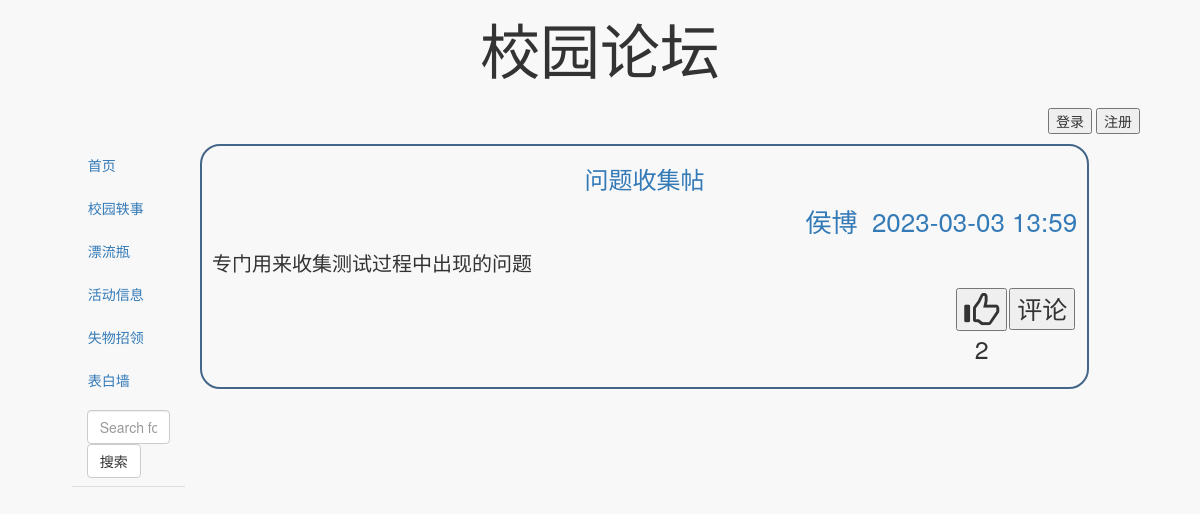
Page /forum/findForumById/9 on the earlier database version.
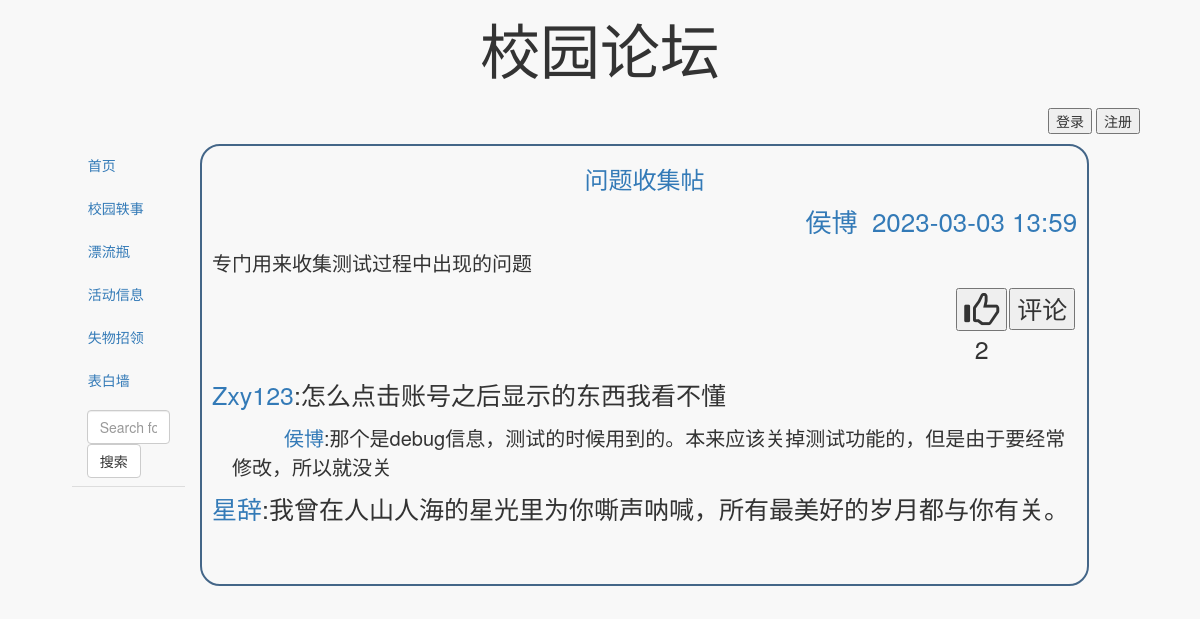
Same page on the later database version.
### forum/models.py (models this page shows)
class Commit(models.Model):
    userOwner = models.ForeignKey(UserProfile,
                                  related_name='userOwner',
                                  verbose_name='帖子所有者',
                                  null=False,
                                  on_delete=models.CASCADE)
    postOwner = models.ForeignKey(Post,
                                related_name='postConmmits',
                                verbose_name='主帖子',
                                null=True,
                                blank=True,
                                on_delete=models.CASCADE)
    commitOwner = models.ForeignKey('self',
                                related_name='commitConmmits',
                                verbose_name='主评论',
                                null=True,
                                blank=True,
                                on_delete=models.CASCADE)
    context = models.CharField(
                                verbose_name="内容",
                                max_length=500,
                                default="",
                                null=False)
    create_date = models.DateTimeField(
        auto_now_add=True, blank=True, null=True)
    isChecked = models.BooleanField(
        verbose_name="是否审核通过",
        null=False,
        default=False
    )
    class Meta:
        verbose_name = 'Commit'
        verbose_name_plural = 'Commit'

### user/models.py (models this page shows, shortened)
class UserProfile(AbstractBaseUser):
    SEX = (
        ('男','男'),
        ('女','女'),
        )
    username = models.CharField(
        verbose_name='username',
        max_length=10,
        unique=True, )
    email = models.EmailField(
        verbose_name='email',
        max_length=255,
        null=True,
        blank=True,
        default="暂未填写",
        unique=False, )
    headPortrait = models.ImageField(verbose_name="头像",null=True,upload_to="Photos/headPortrait")
    nickName = models.CharField(verbose_name="昵称",null=False,max_length=15,default="default")
    phone = models.CharField(max_length=128, null=True, blank=True,default="暂未填写")
    qq = models.CharField(max_length=128, null=True, blank=True,default="暂未填写")
    wechat = models.CharField(max_length=128, null=True, blank=True,default="暂未填写")
    sex = models.CharField(max_length=45, null=True, blank=True,choices=SEX,default="男")
    personalSignature = models.CharField(verbose_name="个性签名",max_length=500, null=True,blank=True,default="暂未填写")
    is_active = models.BooleanField(verbose_name='是否可用', default=True)
    is_admin = models.BooleanField(verbose_name='是否管理员', default=False)
    create_date = models.DateTimeField(
        auto_now_add=True, blank=True, null=True)
    update_date = models.DateTimeField(blank=True, null=True, auto_now=True)
    objects = UserProfileManager()
    USERNAME_FIELD = 'username'
    class Meta:
        verbose_name = 'user'
        verbose_name_plural = "user"

### forum/views.py (the view)
# urls.py: path('findForumById/<int:postId>',findForumById,name='findForumById'),
def findForumById(request,postId):
    post = Post.objects.all().filter(id=postId)
    return render(request,'postDetail.html',{'post':post[0],})

### forum/templates/postDetail.html (shortened to what this page needs)
{% extends "base.html" %}
{% load staticfiles %}
{% block cssBlock %}
<link href="{% static 'css/postDetail.css' %}" rel="stylesheet">
{% endblock %}
{% block right-main-container %}
<div class="post row col-xs-12 col-md-11" id="{{post.id}}">
    <div class="postTitle">
        <a href="{% url 'findForumById' post.id %}"><h3>{{ post.title }}</h3></a>
    </div>
    <div class="postAuthor">
        <a href="{% url 'userInfo' post.owner.username %}">
            <p>{{post.owner.nickName}}&nbsp;
                {{post.create_date|date:"Y-m-d H:s"}}
            </p>
        </a>
    </div>
    <div class="postContext">
        <p style="max-height: fit-content;">{{ post.context}}</p>
    </div>
    <div class="options">
        <div class="makeCommit">
            <button class="makePostCommit">评论</button>
        </div>
        <div class="like">
            <button class="likePost" type="button">
                <span class="glyphicon glyphicon-thumbs-up"></span>
            </button>
            <p>{{post.likesNum}}</p>
        </div>
    </div>
    <div class="commits">
        {% for commit in post.postConmmits.all %}
            {% if commit.isChecked %}
            <div class="commit" data-id="{{commit.id}}">
                <div class="postCommit" data-id="{{commit.id}}">
                    <p>
                        <a href="{% url 'userInfo' commit.userOwner.username %}">{{commit.userOwner.nickName}}</a>:{{commit.context}}
                    </p>
                </div>
                <div class="commitCommits">
                {% for innerCommit in commit.commitConmmits.all %}
                    {% if innerCommit.isChecked %}
                    <div class="commitCommit" data-id="{{innerCommit.id}}">
                        <p>
                            <a href="{% url 'userInfo' innerCommit.userOwner.username %}">{{innerCommit.userOwner.nickName}}</a>:{{innerCommit.context}}
                        </p>
                    </div>
                    {% endif %}
                {% endfor %}
                </div>
            </div>
            {% endif %}
        {% endfor %}
    </div>
</div>
<div class="col-xs-0 col-md-1">
</div>
{% endblock %}

Differences in the rows shown:
now on this page (row edited): Commit: userOwner.nickName "Zxy123", context "怎么点击账号之后显示的东西我看不懂", shown under "问题收集帖"
now on this page (row edited): Commit: userOwner.nickName "侯博", context "那个是debug信息，测试的时候用到的。本来应该关掉测试功能的，但是由于要经常修改，所以就没关", shown under "Zxy123"
now on this page (row edited): Commit: userOwner.nickName "星辞", context "我曾在人山人海的星光里为你嘶声呐喊，所有最美好的岁月都与你有关。", shown under "问题收集帖"
